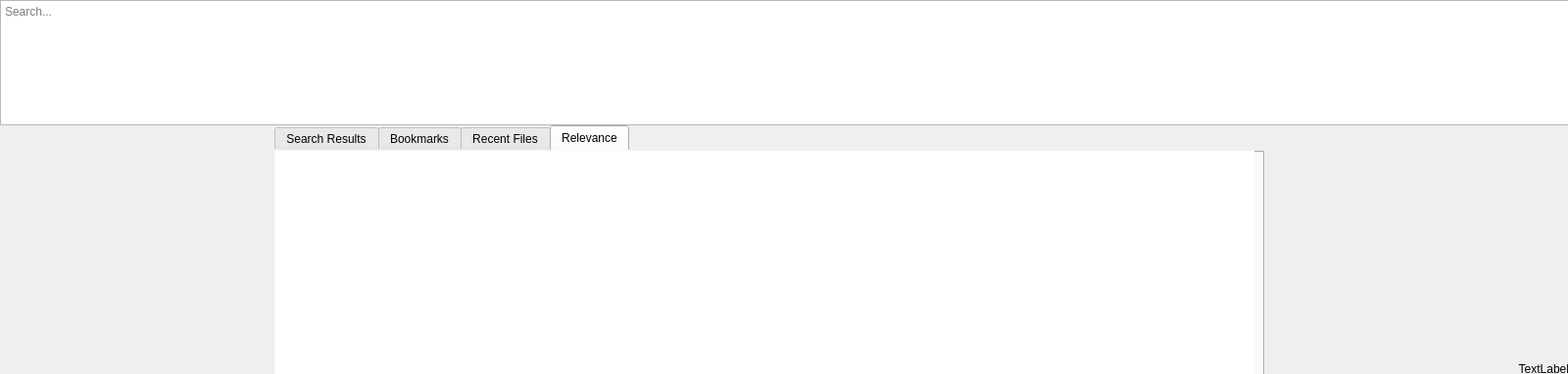
<?xml version="1.0" encoding="UTF-8"?>
<ui version="4.0">
 <class>Form</class>
 <widget class="QWidget" name="Form">
  <property name="geometry">
   <rect>
    <x>0</x>
    <y>0</y>
    <width>1600</width>
    <height>382</height>
   </rect>
  </property>
  <property name="windowTitle">
   <string>Form</string>
  </property>
  <widget class="QPlainTextEdit" name="textEdit">
   <property name="geometry">
    <rect>
     <x>0</x>
     <y>0</y>
     <width>1601</width>
     <height>128</height>
    </rect>
   </property>
   <property name="placeholderText">
    <string>Search...</string>
   </property>
  </widget>
  <widget class="QLabel" name="fileLabel">
   <property name="geometry">
    <rect>
     <x>1300</x>
     <y>128</y>
     <width>301</width>
     <height>256</height>
    </rect>
   </property>
   <property name="text">
    <string>TextLabel</string>
   </property>
   <property name="alignment">
    <set>Qt::AlignBottom|Qt::AlignRight|Qt::AlignTrailing</set>
   </property>
   <property name="wordWrap">
    <bool>true</bool>
   </property>
  </widget>
  <widget class="QLabel" name="previewLabel">
   <property name="geometry">
    <rect>
     <x>16</x>
     <y>128</y>
     <width>256</width>
     <height>256</height>
    </rect>
   </property>
   <property name="text">
    <string/>
   </property>
  </widget>
  <widget class="QTabWidget" name="tabs">
   <property name="geometry">
    <rect>
     <x>280</x>
     <y>128</y>
     <width>1010</width>
     <height>260</height>
    </rect>
   </property>
   <property name="styleSheet">
    <string notr="true">border: none;</string>
   </property>
   <property name="currentIndex">
    <number>3</number>
   </property>
   <widget class="QWidget" name="tab">
    <attribute name="title">
     <string>Search Results</string>
    </attribute>
    <widget class="QListWidget" name="searchResults">
     <property name="geometry">
      <rect>
       <x>0</x>
       <y>0</y>
       <width>1000</width>
       <height>231</height>
      </rect>
     </property>
     <property name="sizeAdjustPolicy">
      <enum>QAbstractScrollArea::AdjustIgnored</enum>
     </property>
    </widget>
   </widget>
   <widget class="QWidget" name="tab_2">
    <attribute name="title">
     <string>Bookmarks</string>
    </attribute>
    <widget class="QListWidget" name="bookmarks">
     <property name="geometry">
      <rect>
       <x>0</x>
       <y>0</y>
       <width>1000</width>
       <height>231</height>
      </rect>
     </property>
     <property name="sizeAdjustPolicy">
      <enum>QAbstractScrollArea::AdjustIgnored</enum>
     </property>
    </widget>
   </widget>
   <widget class="QWidget" name="tab_3">
    <attribute name="title">
     <string>Recent Files</string>
    </attribute>
    <widget class="QListWidget" name="recentFiles">
     <property name="enabled">
      <bool>true</bool>
     </property>
     <property name="geometry">
      <rect>
       <x>0</x>
       <y>0</y>
       <width>1000</width>
       <height>231</height>
      </rect>
     </property>
    </widget>
   </widget>
   <widget class="QWidget" name="tab_4">
    <attribute name="title">
     <string>Relevance</string>
    </attribute>
    <widget class="QListWidget" name="relevantFiles">
     <property name="geometry">
      <rect>
       <x>0</x>
       <y>0</y>
       <width>1000</width>
       <height>231</height>
      </rect>
     </property>
    </widget>
   </widget>
  </widget>
  <zorder>tabs</zorder>
  <zorder>textEdit</zorder>
  <zorder>fileLabel</zorder>
  <zorder>previewLabel</zorder>
 </widget>
 <resources/>
 <connections/>
</ui>
